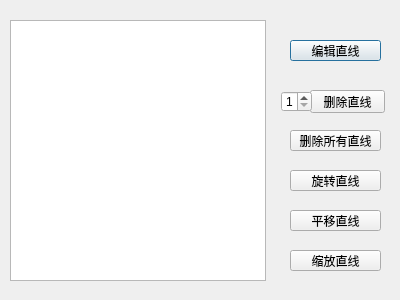
<?xml version="1.0" encoding="UTF-8"?>
<ui version="4.0">
 <class>editlineDialog</class>
 <widget class="QDialog" name="editlineDialog">
  <property name="geometry">
   <rect>
    <x>0</x>
    <y>0</y>
    <width>400</width>
    <height>300</height>
   </rect>
  </property>
  <property name="windowTitle">
   <string>Dialog</string>
  </property>
  <widget class="QTextBrowser" name="textBrowser">
   <property name="geometry">
    <rect>
     <x>10</x>
     <y>20</y>
     <width>256</width>
     <height>261</height>
    </rect>
   </property>
  </widget>
  <widget class="QPushButton" name="pushButton">
   <property name="geometry">
    <rect>
     <x>290</x>
     <y>40</y>
     <width>91</width>
     <height>21</height>
    </rect>
   </property>
   <property name="text">
    <string>编辑直线</string>
   </property>
  </widget>
  <widget class="QPushButton" name="pushButton_2">
   <property name="geometry">
    <rect>
     <x>290</x>
     <y>130</y>
     <width>91</width>
     <height>21</height>
    </rect>
   </property>
   <property name="text">
    <string>删除所有直线</string>
   </property>
  </widget>
  <widget class="QPushButton" name="pushButton_3">
   <property name="geometry">
    <rect>
     <x>310</x>
     <y>90</y>
     <width>75</width>
     <height>23</height>
    </rect>
   </property>
   <property name="text">
    <string>删除直线</string>
   </property>
  </widget>
  <widget class="QSpinBox" name="spinBox">
   <property name="geometry">
    <rect>
     <x>281</x>
     <y>91</y>
     <width>31</width>
     <height>21</height>
    </rect>
   </property>
   <property name="minimum">
    <number>1</number>
   </property>
  </widget>
  <widget class="QPushButton" name="pushButton_4">
   <property name="geometry">
    <rect>
     <x>290</x>
     <y>170</y>
     <width>91</width>
     <height>21</height>
    </rect>
   </property>
   <property name="text">
    <string>旋转直线</string>
   </property>
  </widget>
  <widget class="QPushButton" name="pushButton_5">
   <property name="geometry">
    <rect>
     <x>290</x>
     <y>210</y>
     <width>91</width>
     <height>21</height>
    </rect>
   </property>
   <property name="text">
    <string>平移直线</string>
   </property>
  </widget>
  <widget class="QPushButton" name="pushButton_6">
   <property name="geometry">
    <rect>
     <x>290</x>
     <y>250</y>
     <width>91</width>
     <height>21</height>
    </rect>
   </property>
   <property name="text">
    <string>缩放直线</string>
   </property>
  </widget>
 </widget>
 <resources/>
 <connections/>
</ui>
